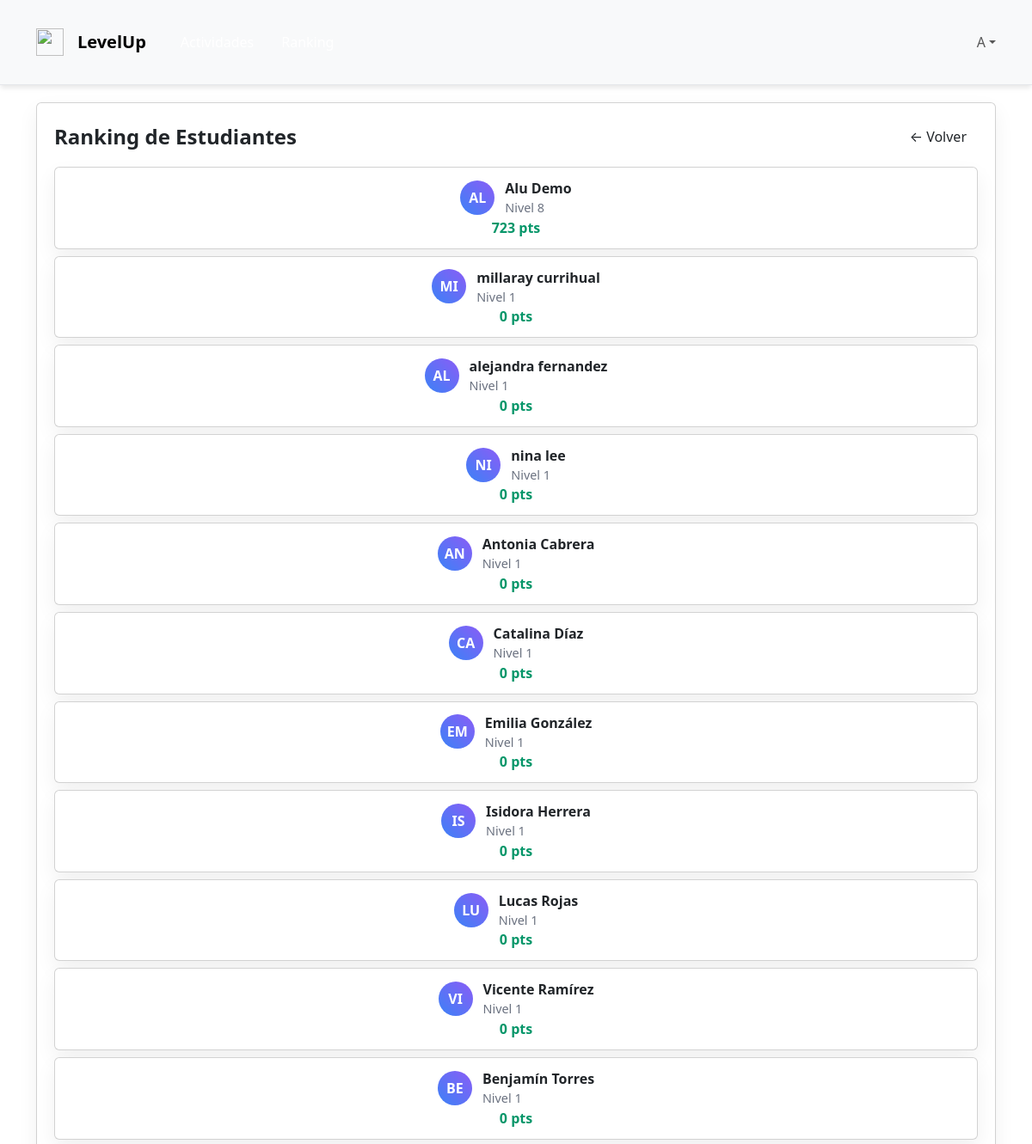
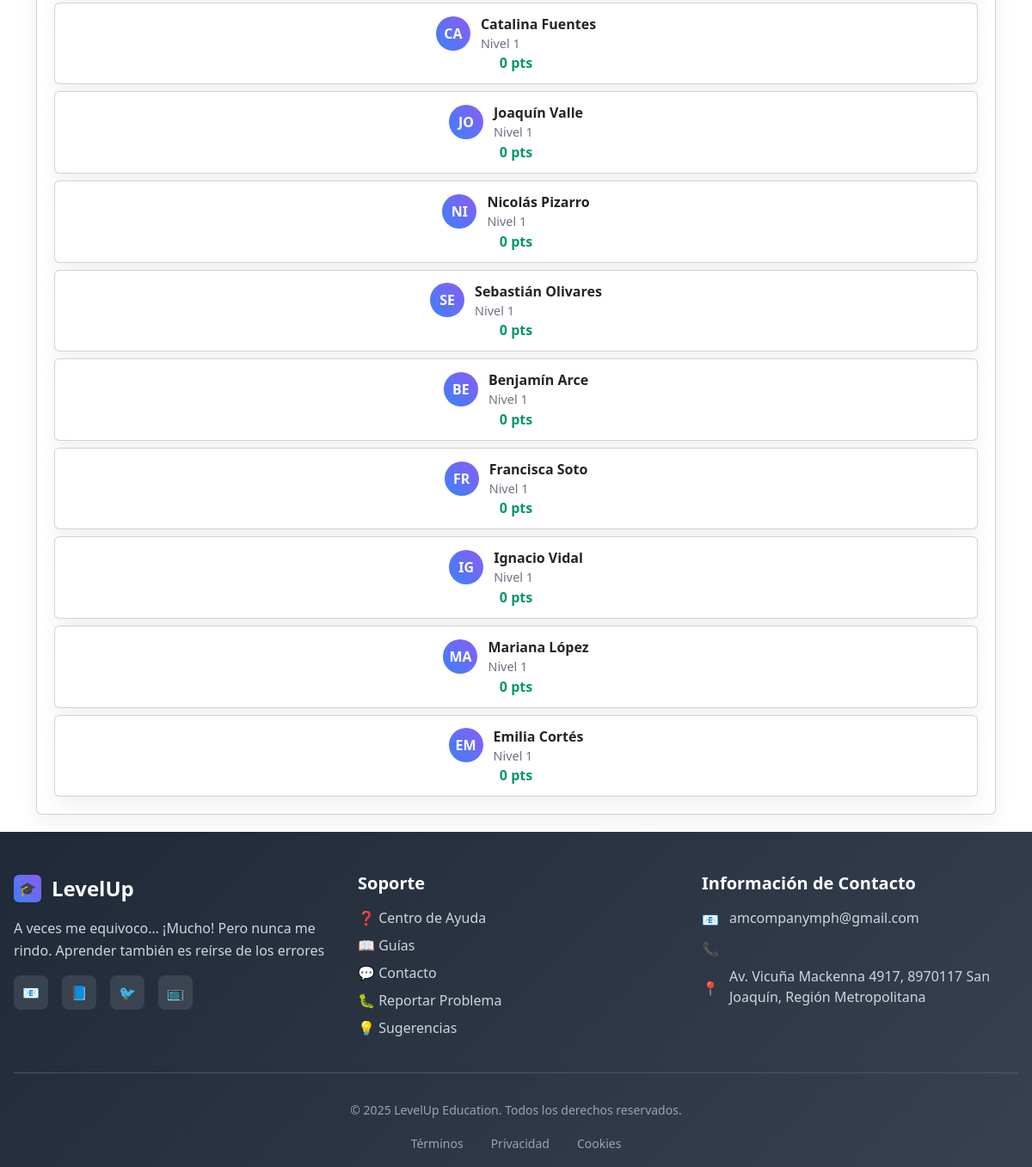
The app's page /ranking/ (signed in) with its own data (2 pictures, top to bottom).
### LevelUp/models.py (models this page shows, shortened)
class Estudiante(models.Model):
    usuario = models.OneToOneField(Usuario, on_delete=models.CASCADE, primary_key=True)
    nivel = models.IntegerField(default=1)
    curso = models.CharField(max_length=50)
    puntos = models.IntegerField(default=0)
    medallas = models.IntegerField(default=0)

class Usuario(AbstractUser):
    class Rol(models.TextChoices):
        ESTUDIANTE    = "ESTUDIANTE", "Estudiante"
        DOCENTE       = "DOCENTE", "Docente"
        ADMINISTRADOR = "ADMINISTRADOR", "Administrador"
    rol = models.CharField(
        max_length=20,
        choices=Rol.choices,
        default=Rol.ESTUDIANTE,
    )
    rut = models.CharField(max_length=12, unique=True, validators=[validar_formato_rut])
    email = models.EmailField(max_length=128, unique=True)
    rol = models.CharField(max_length=20, choices=Rol.choices)

### LevelUp/views.py (the view)
# urls.py: path("ranking/", views.ranking_view, name="ranking"),
@login_required
def ranking_view(request):
    estudiantes_top = Estudiante.objects.order_by("-puntos").select_related("usuario")[:20]
    return render(request, "LevelUp/ranking.html", {"estudiantes_top": estudiantes_top})

### LevelUp/templates/LevelUp/ranking.html (shortened to what this page needs)
{% extends "LevelUp/base.html" %}
{% block content %}
<main class="min-h-screen">
  <div class="container">
    <div class="card">
      <div class="card-content">
        <div style="display:flex; justify-content:space-between; align-items:center;">
          <h1 style="margin:0; font-size:1.5rem; font-weight:800;">Ranking de Estudiantes</h1>
          <a href="{% url 'home' %}" class="btn btn-outline">← Volver</a>
        </div>
        <ul style="list-style:none; padding:0; margin:1rem 0 0; display:grid; gap:.5rem;">
          {% for e in estudiantes_top %}
            <li class="card" style="padding:.75rem 1rem; display:flex; align-items:center; justify-content:space-between;">
              <div style="display:flex; align-items:center; gap:.75rem;">
                <div class="leaderboard-avatar">
                  {{ e.usuario.first_name|default:e.usuario.username|slice:":2"|upper }}
                </div>
                <div>
                  <div style="font-weight:600;">
                    {{ e.usuario.get_full_name|default:e.usuario.username }}
                  </div>
                  <div style="color:#6b7280; font-size:.9rem;">Nivel {{ e.nivel|default:1 }}</div>
                </div>
              </div>
              <div class="leaderboard-points">{{ e.puntos|default:0 }} pts</div>
            </li>
          {% empty %}
            <div class="msg info">Aún no hay estudiantes con puntaje.</div>
          {% endfor %}
        </ul>
      </div>
    </div>
  </div>
</main>
{% endblock %}

### LevelUp/static/LevelUp/css/style.css (style rules this page uses)
:root { --primary-color: #3b82f6; --secondary-color: #8b5cf6; --success-color: #10b981; --warning-color: #f59e0b; --danger-color: #ef4444; --background-light: #f8fafc; --background-gradient: linear-gradient(135deg, #667eea 0%, #764ba2 100%); --card-shadow: 0 4px 6px -1px rgba(0, 0, 0, 0.1); --card-shadow-hover: 0 10px 15px -3px rgba(0, 0, 0, 0.1); --border-radius: 0.5rem; --border-radius-lg: 1rem; --font-family: 'Inter', -apple-system, BlinkMacSystemFont, sans-serif; }
* { margin: 0; padding: 0; box-sizing: border-box; }
body { font-family: var(--font-family); background: var(--background-light); color: #1f2937; line-height: 1.6; }
.container { max-width: 1200px; margin: 0 auto; padding: 0 1rem; }
.card { background: white; border-radius: var(--border-radius); box-shadow: var(--card-shadow); transition: all 0.3s ease; overflow: hidden; }
.card-content { padding: 1.5rem; }
.btn { display: inline-flex; align-items: center; justify-content: center; padding: 0.75rem 1.5rem; border-radius: var(--border-radius); font-weight: 500; text-decoration: none; border: none; cursor: pointer; transition: all 0.2s ease; gap: 0.5rem; }
.btn-outline { background: transparent; border: 2px solid var(--primary-color); color: var(--primary-color); }
.min-h-screen { min-height: 100vh; }

### LevelUp/static/LevelUp/css/global.css (style rules this page uses)
:root { --bg:#f8fafc; --text:#111827; --muted:#6b7280; --border:#e5e7eb; --primary:#6366f1; --primary-weak: rgba(99,102,241,.15); --success:#10b981; --warning:#f59e0b; }
html,body { height:100%; }
body { margin:0; background:var(--bg); color:var(--text); font-family:system-ui, -apple-system, "Segoe UI", Roboto, Ubuntu, Cantarell, "Helvetica Neue", Arial, "Noto Sans", "Apple Color Emoji","Segoe UI Emoji","Segoe UI Symbol"; }
.container { max-width:1100px; margin:0 auto; padding:1.25rem; }
.card { background:#fff; border-radius:.75rem; box-shadow:0 10px 25px rgba(0,0,0,.06); }
.card-content { padding:1.25rem; }
.btn { display:inline-flex; align-items:center; justify-content:center; gap:.5rem; padding:.6rem .9rem; border-radius:.5rem; border:0; cursor:pointer; text-decoration:none; }
.btn-outline { background:#fff; border:1px solid var(--border); color:#374151; }
.leaderboard-avatar { width:2.5rem; height:2.5rem; border-radius:50%; background:linear-gradient(45deg, #3b82f6, #8b5cf6); display:flex; align-items:center; justify-content:center; color:#fff; font-weight:600; }
.leaderboard-points { font-weight:600; color:#059669; }
:root { --bp-ink:#1E1B2E; --bp-primary:#867cc4; --bp-primary-600:#6f64a3; --bp-blue:#3A81F6; --bp-accent:#988bb6; --bp-hero:#bfbaf7; --bp-soft:#EAF0FF; --bp-cream:#fbeaff; }

### records on screen
Estudiante: usuario.first_name "AL", usuario.get_full_name "Alu Demo", nivel "8", puntos "723"
Estudiante: usuario.first_name "MI", usuario.get_full_name "millaray currihual", nivel "1", puntos "0"
Estudiante: usuario.first_name "AL", usuario.get_full_name "alejandra fernandez", nivel "1", puntos "0"
Estudiante: usuario.first_name "NI", usuario.get_full_name "nina lee", nivel "1", puntos "0"
Estudiante: usuario.first_name "AN", usuario.get_full_name "Antonia Cabrera", nivel "1", puntos "0"
Estudiante: usuario.first_name "CA", usuario.get_full_name "Catalina Díaz", nivel "1", puntos "0"
Estudiante: usuario.first_name "EM", usuario.get_full_name "Emilia González", nivel "1", puntos "0"
Estudiante: usuario.first_name "IS", usuario.get_full_name "Isidora Herrera", nivel "1", puntos "0"
Estudiante: usuario.first_name "LU", usuario.get_full_name "Lucas Rojas", nivel "1", puntos "0"
Estudiante: usuario.first_name "VI", usuario.get_full_name "Vicente Ramírez", nivel "1", puntos "0"
Estudiante: usuario.first_name "BE", usuario.get_full_name "Benjamín Torres", nivel "1", puntos "0"
Estudiante: usuario.first_name "CA", usuario.get_full_name "Catalina Fuentes", nivel "1", puntos "0"
Estudiante: usuario.first_name "JO", usuario.get_full_name "Joaquín Valle", nivel "1", puntos "0"
Estudiante: usuario.first_name "NI", usuario.get_full_name "Nicolás Pizarro", nivel "1", puntos "0"
Estudiante: usuario.first_name "SE", usuario.get_full_name "Sebastián Olivares", nivel "1", puntos "0"
Estudiante: usuario.first_name "BE", usuario.get_full_name "Benjamín Arce", nivel "1", puntos "0"
Estudiante: usuario.first_name "FR", usuario.get_full_name "Francisca Soto", nivel "1", puntos "0"
Estudiante: usuario.first_name "IG", usuario.get_full_name "Ignacio Vidal", nivel "1", puntos "0"
Estudiante: usuario.first_name "MA", usuario.get_full_name "Mariana López", nivel "1", puntos "0"
Estudiante: usuario.first_name "EM", usuario.get_full_name "Emilia Cortés", nivel "1", puntos "0"

### other values on screen
{{ display_name|slice:":1"|upper }} "A"
